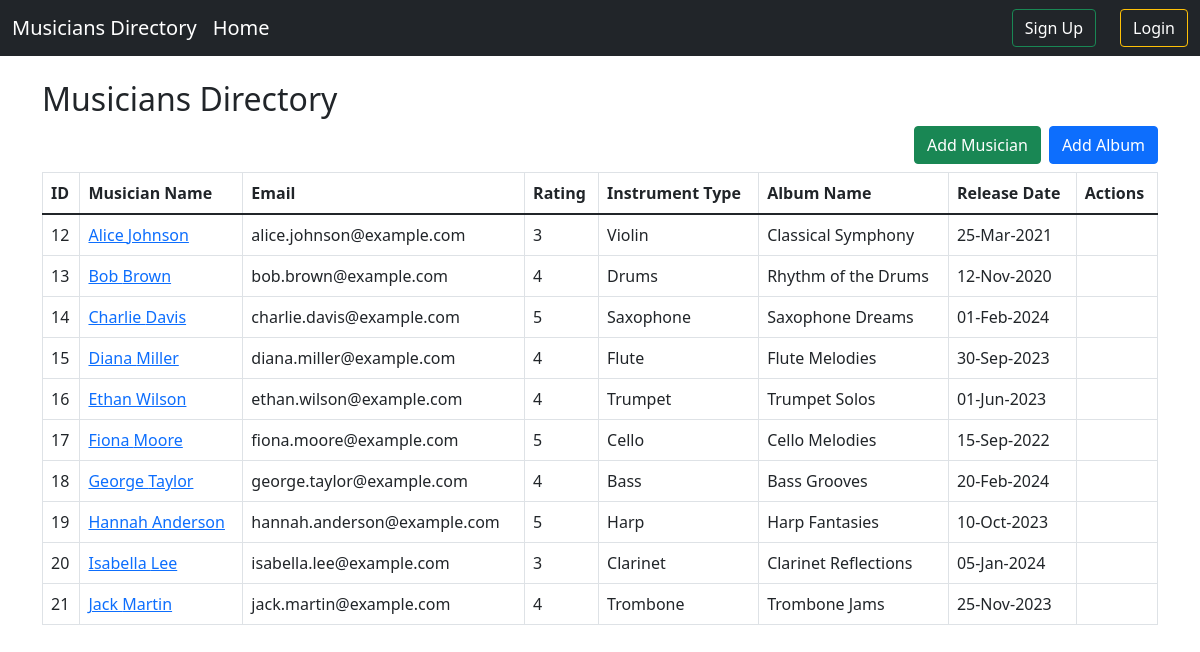
Before: / with the older database file.
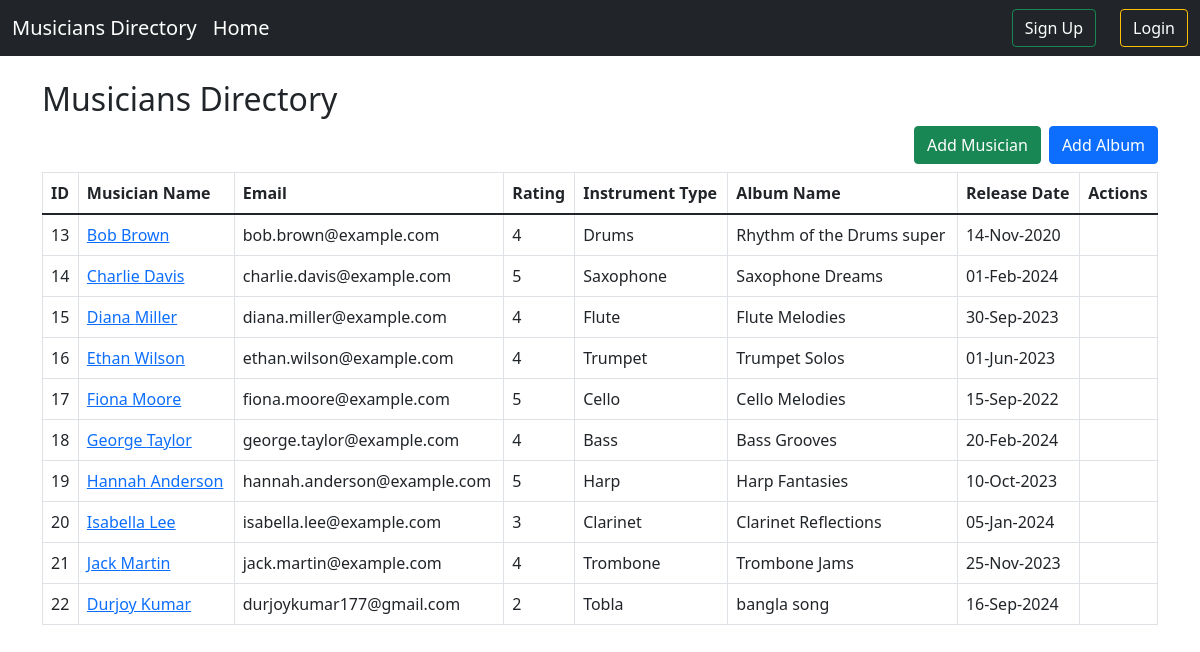
After: the same page with the newer database file.
### musicians/models.py (models this page shows, shortened)
class Musician(models.Model):
    first_name = models.CharField(max_length=100)
    last_name = models.CharField(max_length=100)
    email = models.EmailField()
    phone_number = models.CharField(max_length=15)
    instrument_type = models.CharField(max_length=100)

### albums/models.py (models this page shows, shortened)
class Album(models.Model):
    musician = models.ForeignKey(Musician, on_delete=models.CASCADE)
    album_name = models.CharField(max_length=100)
    release_date = models.DateField()
    rating = models.IntegerField(choices=[(i, str(i)) for i in range(1, 6)])

### practiceDay_2/views.py (the view)
# urls.py: 2. Add a URL to urlpatterns:  path('', views.home, name='home')
def home(request):
    musicians = Musician.objects.all()
    return render(request, 'home.html', {'musicians': musicians})

### templates/home.html (shortened to what this page needs)
{% extends 'base.html' %}
{% block body %}
<h2>Musicians Directory</h2>
<div class="d-flex justify-content-end mb-2">
    <a href="{% url 'add_musician' %}" class="btn btn-success">Add Musician</a>
    <a href="{% url 'add_album' %}" class="btn btn-primary ms-2">Add Album</a>
</div>
<table class="table table-bordered">
    <thead>
        <tr>
            <th>ID</th>
            <th>Musician Name</th>
            <th>Email</th>
            <th>Rating</th>
            <th>Instrument Type</th>
            <th>Album Name</th>
            <th>Release Date</th>
            <th>Actions</th>
        </tr>
    </thead>
    <tbody>
        {% for musician in musicians %}
        {% if musician.album_set.all %}
        {% for album in musician.album_set.all %}
        <tr>
            <td>{{ musician.id }}</td>
            <td><a href="{% url 'edit_musician' musician.id %}">{{ musician.first_name }} {{ musician.last_name }}</a></td>
            <td>{{ musician.email }}</td>
            <td>{{ album.rating }}</td>
            <td>{{ musician.instrument_type }}</td>
            <td>{{ album.album_name }}</td>
            <td>{{ album.release_date|date:"d-M-Y" }}</td>
            <td>
            </td>
        </tr>
        {% endfor %}
        {% endif %}
        {% endfor %}
    </tbody>
</table>
{% endblock %}

### templates/base.html (shortened to what this page needs)
<!DOCTYPE html>
<html lang="en">
<head>
    <link href="https://cdn.jsdelivr.net/npm/bootstrap@5.1.3/dist/css/bootstrap.min.css" rel="stylesheet">
</head>
<body>
    <nav class="navbar navbar-light bg-dark">
        <div class="container-fluid">
            <a class="navbar-brand text-white" href="{% url 'homepage' %}">Musicians Directory</a>
            <a class="navbar-brand text-white" href="{% url 'homepage' %}">Home</a>
            <div class="d-flex ms-auto">
                {% if user.is_authenticated %}
                <a href="{% url 'profile' %}" class="btn btn-outline-success mx-4 text-white" type="submit">Profile</a>
                <a href="{% url 'logout' %}" class="btn btn-outline-danger text-white" type="submit">Logout</a>
                {% else %}
                <a href="{% url 'signup' %}" class="btn btn-outline-success mx-4 text-white">Sign Up</a>
                <a href="{% url 'login' %}" class="btn btn-outline-warning text-white" type="submit">Login</a>
                {% endif %}
            </div>
        </div>
    </nav>
    <div class="container mt-4">
        {% block body %}{% endblock %}
    </div>
</body>
</html>

Changed rows visible on the page:
removed Musician: id "12", first_name "Alice", last_name "Johnson", email "alice.johnson@example.com", instrument_type "Violin"
removed Album: rating "3", album_name "Classical Symphony", release_date "25-Mar-2021"
changed Album: album_name "Rhythm of the Drums" → "Rhythm of the Drums super"; release_date "12-Nov-2020" → "14-Nov-2020"
added Musician: id "22", first_name "Durjoy", last_name "Kumar", email "durjoykumar177@gmail.com", instrument_type "Tobla"
added Album: rating "2", album_name "bangla song", release_date "16-Sep-2024"
